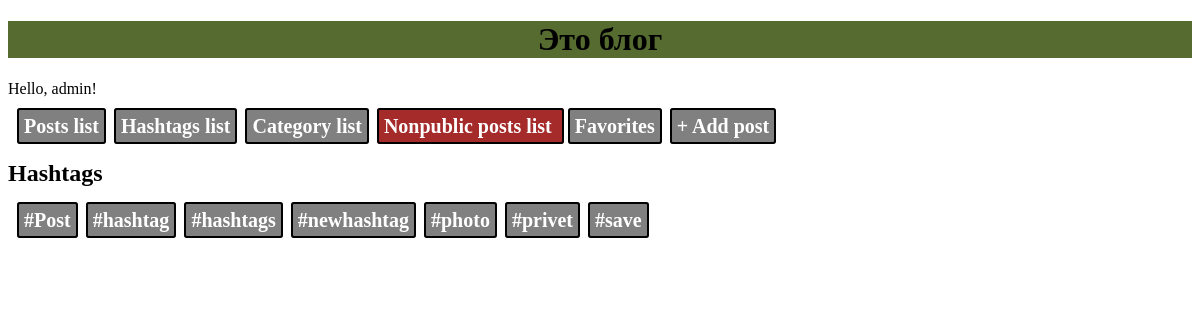
Page /post/hashtag_list (signed in) on the committed database.
### blog/models.py (models this page shows, shortened)
class Hashtag(models.Model):
    tag = models.CharField(max_length=64, unique=True)

### blog/views.py (the view)
# urls.py: path('hashtag_list', views.hashtag_list, name='hashtag_list'),
def hashtag_list(request):
    hashtags = (Hashtag.objects
                .values('tag')
                .annotate(tag_count=Count('posts'))
                .filter(tag_count__gt=0)
                .order_by('-tag_count')
                )
    return render(request, 'blog/hashtag_list.html', {'hashtags': hashtags})

### blog/templates/blog/hashtag_list.html
{% extends 'blog/base.html' %}
{% block content %}
    <div>
        <h2>Hashtags</h2>
    </div>
    <div class="menublock">
        {% for hashtag in hashtags %}
            <a class="btn" href="{% url 'post_list_tag' hashtag.tag %}">{{hashtag.tag}}</a>
        {% endfor %}
    </div>
{% endblock %}

### blog/templates/blog/base.html (shortened to what this page needs)
{% load static %}
<!DOCTYPE html>
<html lang="en">
<head>
    <link rel="stylesheet" href="{% static 'css/style.css' %}">
</head>
<body>
<h1 style="text-align: center; background-color: darkolivegreen">Это блог</h1>
<div>Hello, {{user.username}}!</div>
    <div class="menublock">
        <a class="btn" href="{% url 'posts_list' %}">Posts list</a>
        <a class="btn" href="{% url 'hashtag_list' %}">Hashtags list</a>
        <a class="btn" href="{% url 'category_list' %}">Category list</a>
        <a class="btn del" href="{% url 'posts_list_dr' %}">Nonpublic posts list </a>
        <a class="btn" href="{% url 'favorites_list' %}">Favorites</a>
        <a class="btn" href="{% url 'add_post' %}">+ Add post</a>
    </div>
{% block content %}
{% endblock %}
</body>
</html>

### blog/static/css/style.css (style rules this page uses)
a { text-decoration: none; }
.btn { border: 2px solid black; border-radius: 3px; padding: 5px; background-color: gray; color: white; font-style: inherit; font-size: 20px; font-weight: bold; margin: 2px; }
.del { background-color: brown; }
.menublock { margin: 15px 5px; padding: 2px; }

### rows in the picture
Hashtag: tag "#Post"
Hashtag: tag "#hashtag"
Hashtag: tag "#hashtags"
Hashtag: tag "#newhashtag"
Hashtag: tag "#photo"
Hashtag: tag "#privet"
Hashtag: tag "#save"

### other values in the picture
{{ user.username }} "admin"
